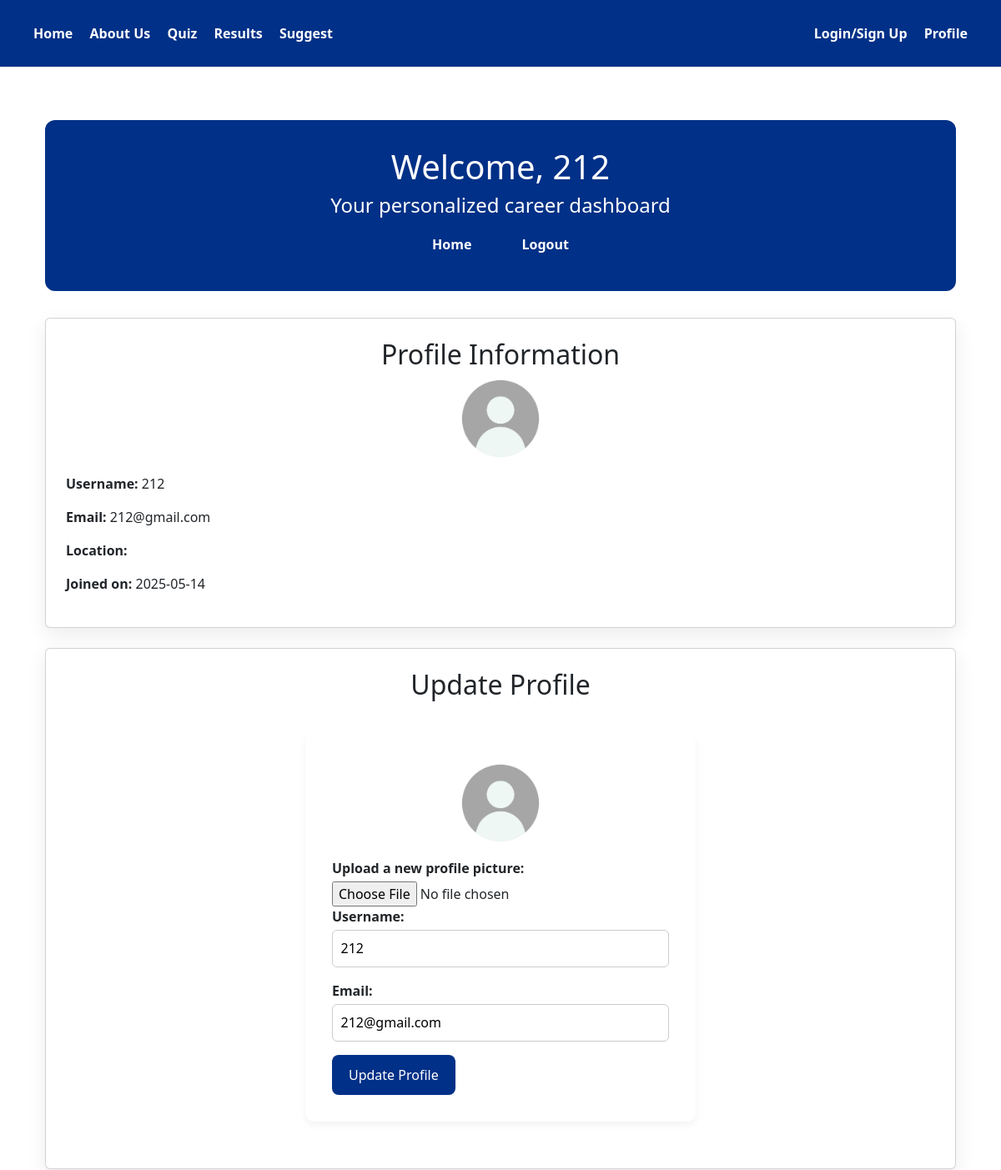
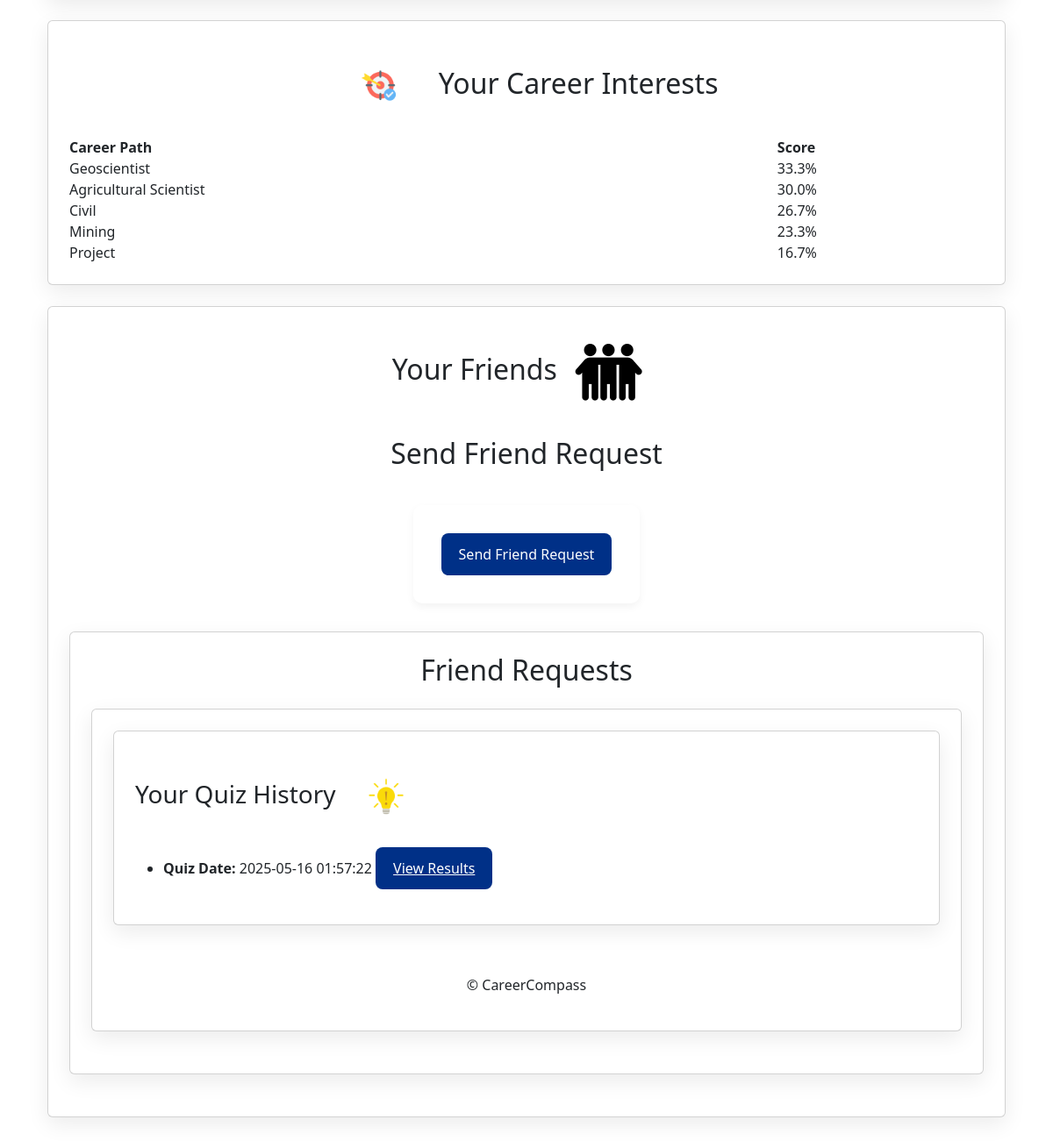
The page /profile (signed in) on the database its author committed (2 pictures, top to bottom).
### models.py (models this page shows)
class User(UserMixin, db.Model):
    __tablename__ = 'user'
    id = db.Column(db.Integer, primary_key=True)
    username = db.Column(db.String(100), nullable=False, unique=True)
    email = db.Column(db.String(100), nullable=False, unique=True)
    password = db.Column(db.String(100), nullable=False)
    bio = db.Column(db.Text, nullable=True)
    join_date = db.Column(db.DateTime, default=datetime.now)  # Add this line
    profile_pic = db.Column(db.String(120), nullable=True)
    friends = db.relationship(
        'User',
        secondary=friendships,
        primaryjoin=(id == friendships.c.user_id),
        secondaryjoin=(id == friendships.c.friend_id),
        backref='friend_of'
    )

class Job(db.Model):
    __tablename__ = 'jobs'
    id = db.Column(db.Integer, primary_key=True)
    title = db.Column(db.String(100), nullable=False)
    subgroup_id = db.Column(
        db.Integer,
        db.ForeignKey('subgroups.id', name='fk_job_subgroup'),
        nullable=False
    )
    question_1 = db.Column(db.String(300), nullable=False)
    question_2 = db.Column(db.String(300), nullable=False)

class QuizSession(db.Model):
    __tablename__ = 'quiz_sessions'
    id = db.Column(db.Integer, primary_key=True)
    session_id = db.Column(db.String(100), unique=True, nullable=False)
    user_id = db.Column(
        db.Integer,
        db.ForeignKey('user.id', name='fk_quiz_session_user'),
        nullable=True
    )
    created_at = db.Column(db.DateTime, default=lambda: datetime.now(timezone.utc))
    user = db.relationship('User', backref='quiz_sessions')
    responses = db.relationship('UserResponse', backref='quiz_session', lazy=True)

### app.py (the view)
@app.route('/profile', methods=['GET', 'POST'])
@login_required
def profile():
    if request.method == 'POST':
        current_user.username = request.form['username']
        current_user.email = request.form['email']
        db.session.commit()
        flash('Profile updated successfully!', 'success')
        return redirect(url_for('profile'))
    recent_session = QuizSession.query.filter_by(user_id=current_user.id).order_by(QuizSession.created_at.desc()).first()
    top_jobs = []
    if recent_session:
        user_responses = UserResponse.query.filter_by(session_id=recent_session.session_id, question_type='second').all()
        job_scores = {response.target_id: response.score for response in user_responses}
        sorted_jobs = sorted(job_scores.items(), key=lambda x: x[1], reverse=True)[:5]
        top_jobs = [(Job.query.get(job_id), score) for job_id, score in sorted_jobs]
    friend_requests = FriendRequest.query.filter_by(to_user_id=current_user.id).all()
    return render_template(
        'profile.html',
        user=current_user,
        top_jobs=top_jobs,
        friend_requests=friend_requests,
        quiz_sessions=current_user.quiz_sessions
    )

### app.py (called while the page is built)
@login_manager.user_loader
def load_user(user_id):
    return User.query.get(int(user_id))

### templates/profile.html (shortened to what this page needs)
{% extends "base.html" %}
{% block content %}
<div class="container">
    <header class="hero">
        <h1>Welcome, {{ user.username }}</h1>
        <h2>Your personalized career dashboard</h2>
        <div class="nav-right">
            <a href="{{ url_for('base') }}" class="button" style="width:auto;">Home</a>
            <a href="{{ url_for('logout') }}" class="button" style="width:auto;">Logout</a>
        </div>
    </header>
    <section class="card">
    <h2>Profile Information</h2>
    <div class="centered" style="margin-bottom: 1rem;">
        <img src="{{ url_for('static', filename='uploads/' + (user.profile_pic or 'user.profile_pic.jpg')) }}"
             alt="Profile Picture" width="100" height="100" style="border-radius: 50%;">
    </div>
    <p><strong>Username:</strong> {{ user.username }}</p>
    <p><strong>Email:</strong> {{ user.email }}</p>
    <p><strong>Location:</strong> {{ user.location }}</p>
    {% if user.join_date %}
        <p><strong>Joined on:</strong> {{ user.join_date.strftime('%Y-%m-%d') }}</p>
    {% else %}
        <p><strong>Joined on:</strong> Unknown</p>
    {% endif %}
    </section>
    <section class="card">
    <h2>Update Profile</h2>
    <form action="{{ url_for('profile') }}" method="POST" enctype="multipart/form-data">
        <div class="centered" style="margin-bottom: 1rem;">
            <img src="{{ url_for('static', filename='uploads/' + (user.profile_pic or 'user.profile_pic.jpg')) }}"
                 alt="Profile Picture" width="100" height="100" style="border-radius: 50%;">
        </div>
        <label for="profile_pic">Upload a new profile picture:</label>
        <input type="file" id="profile_pic" name="profile_pic" accept="image/*">
        <label for="username">Username:</label>
        <input type="text" id="username" name="username" value="{{ user.username }}" required>
        <label for="email">Email:</label>
        <input type="email" id="email" name="email" value="{{ user.email }}" required>
        <button class="button" type="submit">Update Profile</button>
    </form>
    </section>
    <section class="card">
    <h2>
    <img src="{{ url_for('static', filename='images/two.png') }}"
         alt="Career Icon"
         style="width: 100px; height: 100px; margin-right: 10px;">
    Your Career Interests
    </h2>
    {% if top_jobs %}
        <table style="width:100%; border-collapse: collapse;">
            <tr>
                <th>Career Path</th>
                <th>Score</th>
            </tr>
            {% for job, score in top_jobs %}
                <tr>
                    <td>{{ job.title }}</td>
                    <td>{{ '%.1f' % ((score / 30) * 100) }}%</td>
                </tr>
            {% endfor %}
        </table>
    {% else %}
        <p>No recent quiz results found. Take a quiz to see your top career matches!</p>
    {% endif %}
    </section>
    <section class="card">
        <h2>Your Friends
            <img src="{{ url_for('static', filename='images/friend.png') }}"
         alt="Career Icon"
         style="width: 100px; height: 100px; margin-right: 10px;">
        </h2>
        <h2>Send Friend Request</h2>
        <form action="{{ url_for('send_friend_request', to_user_id=user.id) }}" method="POST">
        <button class="button" type="submit">Send Friend Request</button>
        </form>
    <section class="card">
        <h2>Friend Requests</h2>
    <section class="card">
    <section class="card">
        <h3>Your Quiz History
            <img src="{{ url_for('static', filename='images/one.png') }}"
         alt="Career Icon"
         style="width: 100px; height: 100px; margin-right: 10px;">
        </h3>
        {% if quiz_sessions %}
            <ul>
                {% for session in quiz_sessions %}
                    <li>
                        <strong>Quiz Date:</strong> {{ session.created_at.strftime('%Y-%m-%d %H:%M:%S') }}
                        <a href="{{ url_for('results', session_id=session.session_id) }}" class="button">View Results</a>
                    </li>
                {% endfor %}
            </ul>
        {% else %}
            <p>No quiz history found.</p>
        {% endif %}
    </section>
    <footer style="text-align: center; margin-top: 2rem;">
        <p>&copy; CareerCompass</p>
    </footer>
</div>
{% endblock %}

### templates/base.html (shortened to what this page needs)
<!DOCTYPE html>
<html lang="en">
<head>
  <link rel="stylesheet" href="{{ url_for('static', filename='style.css') }}" />
  <link href="https://cdn.jsdelivr.net/npm/bootstrap@5.3.0-alpha3/dist/css/bootstrap.min.css" rel="stylesheet">
</head>
<body>
  <header class="header">
    <div class="nav-left">
      <a href="{{ url_for('index') }}">Home</a>
      <a href="{{ url_for('about') }}">About Us</a>
      <a href="{{ url_for('quiz') }}">Quiz</a>
      <a href="{{ url_for('results') }}">Results</a>
      <a href="{{ url_for('suggest') }}">Suggest</a>
    </div>
    <div class="nav-right">
      <a href="{{ url_for('login') }}">Login/Sign Up</a>
      <a href="{{ url_for('profile') }}">Profile</a>
    </div>
  </header>
  <div class="container">
    {% block content %}{% endblock %}
  </div>
</body>
</html>

### static/style.css (style rules this page uses)
* { margin: 0; padding: 0; box-sizing: border-box; font-family: ''Inter', 'Segoe UI'', sans-serif; }
body { background-color: #ffffff; color: white; color: #333; line-height: 1.6; }
.container { max-width: 1100px; margin: auto; padding: 2rem; }
.header { background-color: #003087; color: white; padding: 1rem 2rem; display: flex; justify-content: space-between; align-items: center; flex-wrap: wrap; height: 80px; }
.nav-left a, .nav-right a { color: white; margin: 0 0.5rem; text-decoration: none; font-weight: 600; transition: color 0.2s; }
.button { padding: 0.75rem 1.25rem; background-color: #003087; color: white; border: none; border-radius: 8px; cursor: pointer; text-align: center; transition: background 0.2s ease; font-size: 1rem; width: auto; display: inline-block; }
input[type="text"], input[type="email"], input[type="password"], textarea, select { padding: 0.6rem; width: 100%; max-width: 500px; border: 1px solid #ccc; border-radius: 6px; margin-bottom: 1rem; font-size: 1rem; }
form { margin: 2rem auto; padding: 2rem; border-radius: 10px; box-shadow: 0 4px 10px rgba(0, 0, 0, 0.05); }
form label { font-weight: 600; margin-bottom: 0.25rem; display: block; }
.card { background-color: white; border-radius: 12px; padding: 1.5rem; box-shadow: 0 8px 24px rgba(0, 0, 0, 0.08); transition: transform 0.3s ease, box-shadow 0.3s ease; margin-bottom: 1.5rem; display: flex; flex-direction: column; justify-content: space-between; height: 100%; }
.card .button { margin-top: auto; }
h1 { font-weight: 700; margin-bottom: 1rem; color: #222; }
h2 { text-align: center; margin-bottom: 1.5rem; font-size: 2rem; color: #333; }
a { color: #003087; text-decoration: none; }
.centered { display: flex; justify-content: center; align-items: center; }
.hero { background-color: #003087; color: white; padding: 2rem; text-align: center; border-radius: 12px; margin-bottom: 2rem; }
.hero h1 { font-size: 2.5rem; margin-bottom: 0.5rem; }
.hero h2 { font-size: 1.5rem; font-weight: 400; }

### rows shown on the page
User: username "212", email "212@gmail.com", join_date "2025-05-14"
Job: title "Geoscientist", value "33.3"
Job: title "Agricultural Scientist", value "30.0"
Job: title "Civil", value "26.7"
Job: title "Mining", value "23.3"
Job: title "Project", value "16.7"
QuizSession: created_at "2025-05-16 01:57:22"
